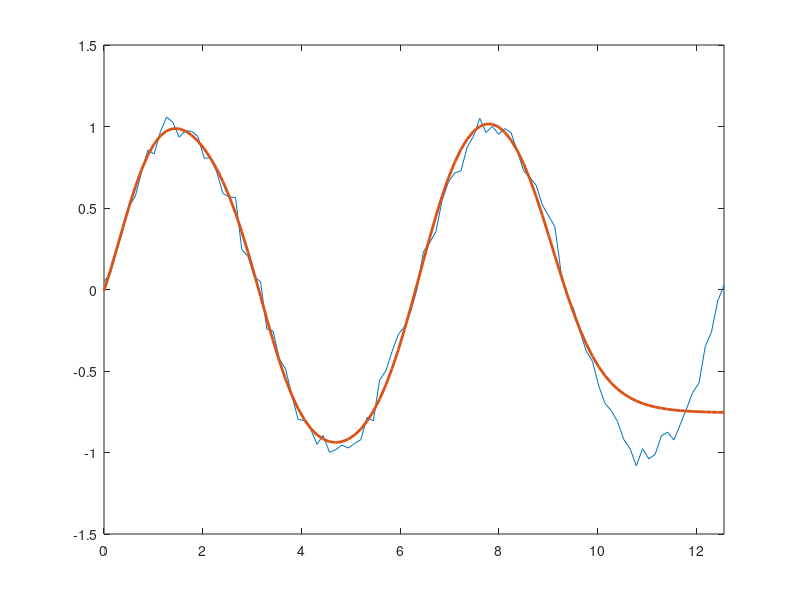

Reproduce this figure in MATLAB.

clc
clear all
close all

x = linspace(0,4*pi,100);
x = x';
y = sin(x)+0.05*randn(size(x));

x = [x, ones(length(x),1)];

m = 5;

[l,b] = size(x);
[n,a] = size(y);

W1 = rand(m,b); 
W2 = rand(m,a);

New_Error  =  Inf;
buffer = 0;
count = 1;

while New_Error>0.1
    
    a = x*W1';
    z = 1./(1+exp(-a));
    yhat = z*W2;

    delta21 = yhat-y;
    for i=1:m
        delta1(:,i)=exp(-a(:,i))./((1+exp(-a(:,i))).^2).*delta21(:,1).*W2(i,1);
    end
%     delta1 = exp(-a)./((1+exp(-a)).^2).*delta21.*W2;
    
    dEndw2 = delta21.*z;
    dEndw11 = delta1.*x(:,1);
    dEndw12 = delta1.*x(:,2);

    grad1 = [sum(dEndw11); sum(dEndw12)]';
    grad2 = sum(dEndw2)';

    eta = 0.005;
    W1 = W1-eta*grad1; W1a(count,:,:) = W1;
    W2 = W2-eta*grad2; W2a(count,:,:) = W2;

    count = count + 1;
%     New_Error = sum(sqrt((sum(y-yhat).^2)/length(y)))/2
    New_Error = rms(yhat-y)
    id = mod(count, 20);
    if id == 0
        if std(buffer) < 0.00001
            break
        end
    else
        buffer(id) = New_Error;
    end
end
%%
close all
% W1plot(:,:) = W1a(:,:,1);
% subplot(211); plot(W1plot,'LineWidth',2); xlim([0 count]);
% subplot(212); plot(W2a,'LineWidth',2);    xlim([0 count]);

figure
plot(x(:,1),y,x(:,1),yhat,'LineWidth',2); xlim([x(1,1) x(end,1)]);
